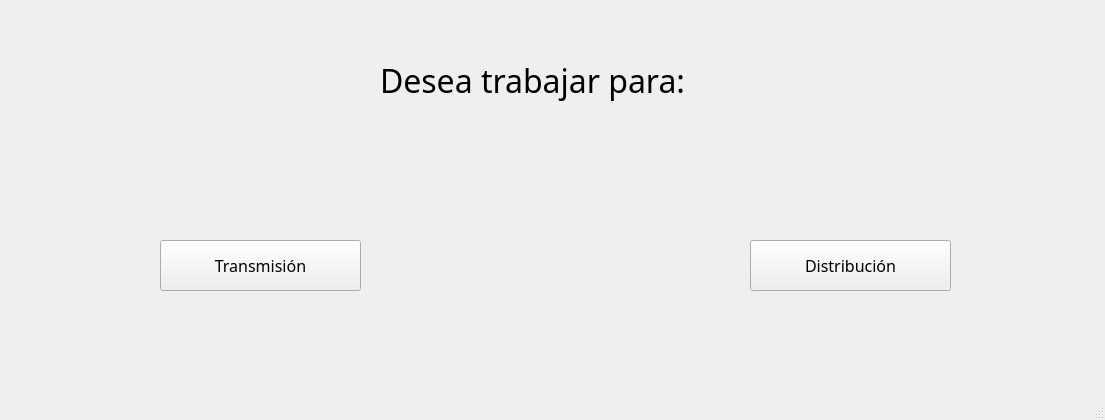
<?xml version="1.0" encoding="UTF-8"?>
<ui version="4.0">
 <class>MainWindow</class>
 <widget class="QMainWindow" name="MainWindow">
  <property name="geometry">
   <rect>
    <x>0</x>
    <y>0</y>
    <width>1105</width>
    <height>420</height>
   </rect>
  </property>
  <property name="font">
   <font>
    <family>Poppins</family>
    <pointsize>12</pointsize>
   </font>
  </property>
  <property name="windowTitle">
   <string>MainWindow</string>
  </property>
  <widget class="QWidget" name="centralwidget">
   <widget class="QLabel" name="label">
    <property name="geometry">
     <rect>
      <x>380</x>
      <y>60</y>
      <width>401</width>
      <height>41</height>
     </rect>
    </property>
    <property name="font">
     <font>
      <family>Poppins</family>
      <pointsize>24</pointsize>
     </font>
    </property>
    <property name="text">
     <string>Desea trabajar para:</string>
    </property>
   </widget>
   <widget class="QPushButton" name="pushButton">
    <property name="geometry">
     <rect>
      <x>160</x>
      <y>240</y>
      <width>201</width>
      <height>51</height>
     </rect>
    </property>
    <property name="text">
     <string>Transmisión</string>
    </property>
   </widget>
   <widget class="QPushButton" name="pushButton_2">
    <property name="geometry">
     <rect>
      <x>750</x>
      <y>240</y>
      <width>201</width>
      <height>51</height>
     </rect>
    </property>
    <property name="text">
     <string>Distribución</string>
    </property>
   </widget>
  </widget>
  <widget class="QStatusBar" name="statusbar"/>
 </widget>
 <resources/>
 <connections/>
</ui>
